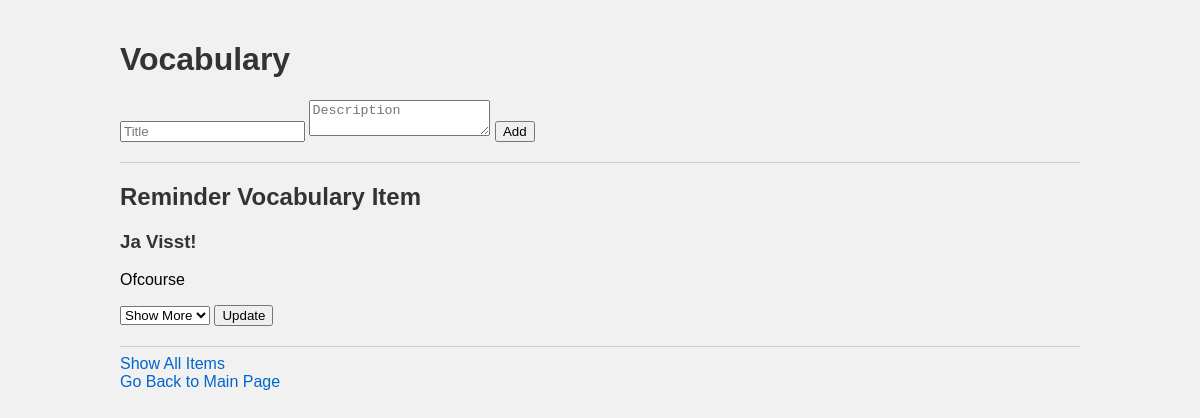
Before: /vocabulary/ with the older database file.
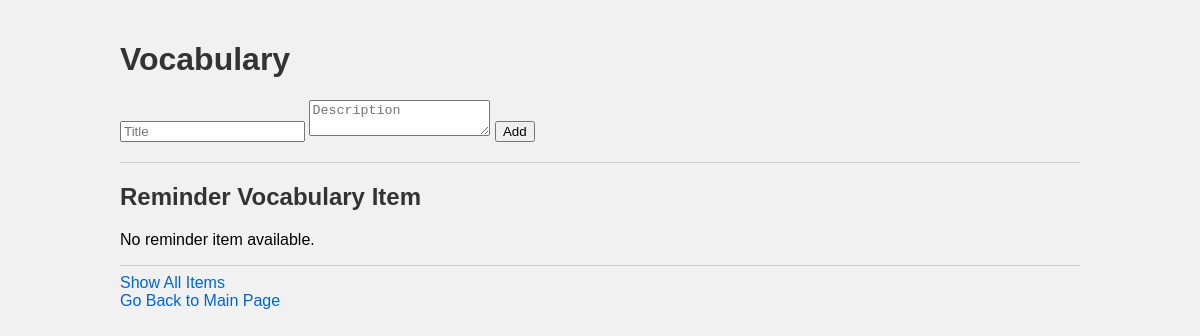
After: the same page with the newer database file.
### language_learning_platform/models/models.py (models this page shows, shortened)
class Vocabulary(db.Model):
    __tablename__ = 'vocabulary'
    id = db.Column(db.Integer, primary_key=True)
    title = db.Column(db.String(80), nullable=False)
    description = db.Column(db.String(200), nullable=False)
    mastery = db.Column(db.String(20), nullable=False, default='Show More')

### language_learning_platform/routes/vocabulary.py (the view, shortened to what this page needs)
@vocabulary.route('/', methods=['GET', 'POST'])
def vocabulary_page():
    reminder_item = Vocabulary.query.order_by(func.random()).first()
    return render_template('vocabulary.html', reminder_item=reminder_item)

### templates/vocabulary.html (shortened to what this page needs)
{% extends 'base.html' %}
{% block content %}
<h1>Vocabulary</h1>
<form method="POST">
    <input type="text" name="title" placeholder="Title" required>
    <textarea name="description" placeholder="Description" required></textarea>
    <input type="submit" value="Add">
</form>
<hr>
<h2>Reminder Vocabulary Item</h2>
{% if reminder_item %}
    <div>
        <h3>{{ reminder_item.title }}</h3>
        <p>{{ reminder_item.description }}</p>
        <form method="POST" action="{{ url_for('vocabulary.update_vocabulary', id=reminder_item.id) }}">
            <select name="mastery">
                <option value="Show More">Show More</option>
            </select>
            <input type="submit" value="Update">
        </form>
    </div>
{% else %}
    <p>No reminder item available.</p>
{% endif %}
<hr>
<a href="{{ url_for('vocabulary.all_vocabulary') }}">Show All Items</a>
<br>
<a href="{{ url_for('home') }}">Go Back to Main Page</a>
{% endblock %}

### templates/base.html (shortened to what this page needs)
<!DOCTYPE html>
<html>
<head>
    <link rel="stylesheet" type="text/css" href="{{ url_for('static', filename='style.css') }}">
</head>
<body>
    <div class="container">
        {% block content %}
        {% endblock %}
    </div>
</body>
</html>

### static/style.css (style rules this page uses)
body { font-family: Arial, sans-serif; margin: 0; padding: 0; background-color: #f1f1f1; }
.container { width: 80%; margin: 0 auto; padding: 20px; }
h1, h2, h3 { color: #333; }
a { color: #0066cc; text-decoration: none; }
form { margin-bottom: 20px; }
hr { border: none; border-top: 1px solid #ccc; }

Changed rows visible on the page:
removed Vocabulary: title "Ja Visst!", description "Ofcourse"
Other visible differences:
form field mastery: "Show More" → (not shown)
form field value: "Update" → (not shown)
text now shown: "No reminder item available."
